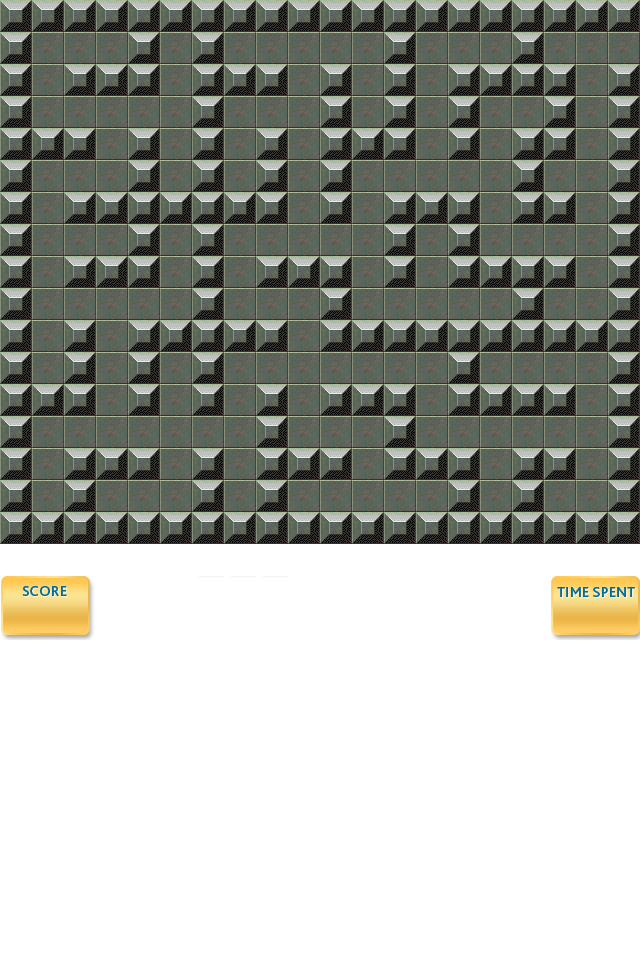

This game map was drawn from its Tiled (.tmx) file and the tilesets committed beside it. A one-line description and the trimmed map source follow:
An orthogonal 20x30 tile map with 32x32 px tiles, 2 tile layers (level 1, level 2), 1 hidden layer not drawn, 2 tilesets and 37 objects (actor1m, exit).

<map version="1.0" orientation="orthogonal" renderorder="right-down" width="20" height="30" tilewidth="32" tileheight="32" backgroundcolor="#ffffff" nextobjectid="285">
 <tileset firstgid="1" name="forest" tilewidth="32" tileheight="32">
  <image source="../img/forest.png" trans="ff00ff" width="640" height="1024" />
 </tileset>
 <tileset firstgid="641" name="area01_level_tiles" tilewidth="32" tileheight="32">
  <image source="../img/area01_level_tiles.png" trans="ff00ff" width="224" height="96" />
 </tileset>
 <layer name="level 1" width="20" height="30">
  <data>[600 cells, 340 non-empty, 2 distinct tile ids]</data>
 </layer>
 <layer name="level 2" width="20" height="30">
  <data>[600 cells, 46 non-empty, 18 distinct tile ids]</data>
 </layer>
 <objectgroup name="Player">
  <object id="281" name="mainPlayer" type="actor1m" x="34" y="476" width="32" height="32" />
  <object id="282" name="exit" x="638.5" y="32" width="1" height="32" />
  <object id="283" x="225.333" y="160" width="32" height="31.3333" />
 </objectgroup>
 <layer name="level 3" width="20" height="30" visible="0">
  <data>[600 cells, 0 non-empty, 0 distinct tile ids]</data>
 </layer>
 <objectgroup color="#ff0000" name="collision" visible="0">
  <object id="245" x="25.5" y="23.5">
   <polyline points="0,0 611,2" />
  </object>
  <object id="246" x="68" y="512.5">
   <polyline points="0,0 0,-61 88,-60 87.5,-36 23.5,-37 25.5,-0.5" />
  </object>
  <object id="248" x="515" y="450.5">
   <polyline points="0,0 0,66.5 27.5,66 25.5,25.5 57,26.5 57,1 -0.5,1.5" />
  </object>
  <object id="249" x="195.5" y="451.5">
   <polyline points="0,0 0,64.5 27,63.5 25,1 1,1.5" />
  </object>
  <object id="250" x="350" y="322.5">
   <polyline points="0,0 263,-0.5" />
  </object>
  <object id="251" x="388" y="284.5">
   <polyline points="0,0 1,-89.5 88.5,-88.5 90,-23.5 184,-24 184.5,0.5 150.5,1 151.5,36.5" />
  </object>
  <object id="252" x="259.5" y="387">
   <polyline points="0,0 -0.5,127.5 24,128 25.5,88 89.5,89 88.5,66 24,66.5 25.5,3 0.5,1" />
  </object>
  <object id="253" x="87.1667" y="102.167" />
  <object id="254" x="349.5" y="129">
   <polyline points="0,0 65,0 64,28 -1.5,27.5" />
  </object>
  <object id="256" x="477" y="347.5">
   <polyline points="0,0 135.5,0" />
  </object>
  <object id="257" x="26.5" y="514.5">
   <polyline points="0,0 586,1" />
  </object>
  <object id="258" x="133.5" y="24.5">
   <polyline points="0,0 0,46 -65,44 -64,66 22,66 24,1" />
  </object>
  <object id="259" x="516" y="322">
   <polyline points="0,0 -0.5,-40 -63.5,-37.5 -64.5,-103 -105,-103 -104,-36.5 -128.5,-37" />
  </object>
  <object id="260" x="132.5" y="131.5">
   <polyline points="0,0 1,69 -63,67 -62,85 0,85 2,129 -64,130 -64,150 23,152 23,85 65,84" />
  </object>
  <object id="261" x="25.5" y="129.5">
   <polyline points="0,0 65,3 64,23 -3,23" />
  </object>
  <object id="262" x="260" y="258">
   <polyline points="0,0 -0.5,26.5 86,26" />
  </object>
  <object id="263" x="197" y="216">
   <polyline points="0,0 -1,108 -66,107 -64,196 -41.5,196 -40,131.5 0.5,133 -0.5,195 24.5,196 23,131 88.5,132.5 86.5,108 21.5,107.5 22,4 89.5,5 88,-85 63,-84.5 63,-21 23.5,-21 24.5,-125 86.5,-124 86,-148 22,-147 22,-192" />
  </object>
  <object id="264" x="324.5" y="284">
   <polyline points="0,0 0,63" />
  </object>
  <object id="265" x="130.5" y="131.5">
   <polyline points="0,0 26,1 26,69 67,65 67,-105" />
  </object>
  <object id="266" x="28.5" y="385.5">
   <polyline points="0,0 40.5,0.5 40,-63 63.5,-62.5 63.5,26.5 -1.5,26.5" />
  </object>
  <object id="267" x="260.5" y="258">
   <polyline points="0,0 88,2.5" />
  </object>
  <object id="268" x="325" y="347">
   <polyline points="0,0 130,-1.5 127.5,64.5 247,65.5 247,39.5 148,41 151,-1" />
  </object>
  <object id="269" x="347" y="261">
   <polyline points="0,0 2.5,65" />
  </object>
  <object id="270" x="477" y="344">
   <polyline points="0,0 0.5,44.5" />
  </object>
  <object id="271" x="613.5" y="68.5">
   <polyline points="0,0 -1,445" />
  </object>
  <object id="272" x="387.833" y="388.167">
   <polyline points="0,0 0,17.3333 0.666667,20" />
  </object>
  <object id="273" x="475.5" y="154">
   <polyline points="0,0 -23.5,2 -23,-86.5 40.5,-87.5 40,-128" />
  </object>
  <object id="274" x="324.5" y="386.5">
   <polyline points="0,0 -0.5,27 63.5,26 63,89 128.5,90.5 126.5,128 152,128.5 152.5,65.5 87,64 87.5,1.5 1,0.5" />
  </object>
  <object id="275" x="613.5" y="68.5">
   <polyline points="0,0 21,0" />
  </object>
  <object id="276" x="542" y="25.5">
   <polyline points="0,0 -1,44.5 30.5,43 31.5,132 -3,132.5 -2,167.5 32.5,169 31.5,194 -27,194.5 -26,105.5 7.5,104.5 6.5,65 -67,66.5 -65.5,129" />
  </object>
  <object id="277" x="388" y="22.5">
   <polyline points="0,0 0.5,109.5" />
  </object>
  <object id="278" x="322.5" y="65.5">
   <polyline points="0,0 0.5,156 26,155 26.5,2.5 0,1" />
  </object>
  <object id="279" x="26.5" y="24.5">
   <polyline points="0,0 -1,490" />
  </object>
  <object id="280" x="413.5" y="22.5">
   <polyline points="0,0 0.5,111.5" />
  </object>
 </objectgroup>
</map>